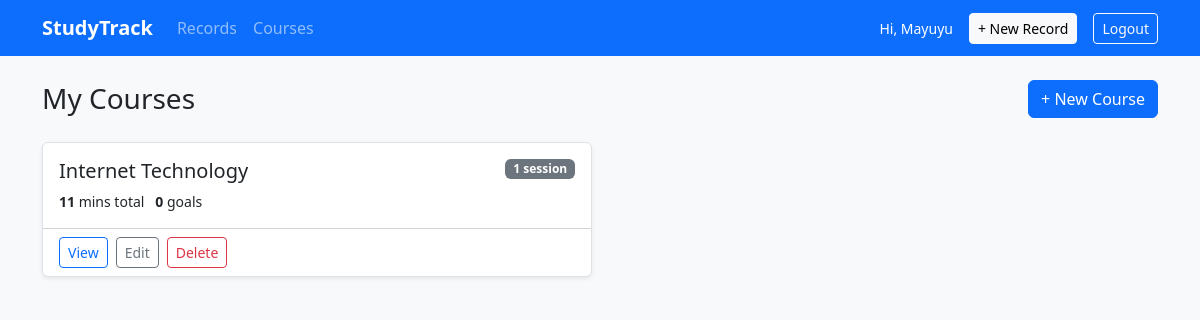
The app's page /courses/ (signed in) with its own data.
### tracker/models.py (models this page shows, shortened)
class Course(models.Model):
    user = models.ForeignKey(User, on_delete=models.CASCADE, related_name='courses')
    name = models.CharField(max_length=200)
    description = models.TextField(blank=True)
    created_at = models.DateTimeField(auto_now_add=True)
    def total_mins(self):
        return sum(r.duration_mins for r in self.records.all())

class StudyRecord(models.Model):
    STUDY_TYPES = [
        ('lecture', 'Lecture'),
        ('reading', 'Reading'),
        ('revision', 'Revision'),
        ('practice', 'Practice'),
    ]
    user = models.ForeignKey(User, on_delete=models.CASCADE, related_name='records')
    course = models.ForeignKey(Course, on_delete=models.SET_NULL, null=True, blank=True, related_name='records')
    title = models.CharField(max_length=200)
    study_type = models.CharField(max_length=50, choices=STUDY_TYPES)
    duration_mins = models.PositiveIntegerField()
    study_date = models.DateField()
    reflection_note = models.TextField(blank=True)
    updated_at = models.DateTimeField(auto_now=True)

### tracker/views.py (the view)
# urls.py: path('courses/', views.course_list, name='course_list'),
@login_required
def course_list(request):
    courses = Course.objects.filter(user=request.user).prefetch_related('records', 'goals')
    return render(request, 'tracker/course_list.html', {'courses': courses})

### tracker/templates/tracker/course_list.html (shortened to what this page needs)
{% extends 'tracker/base.html' %}
{% block content %}
<div class="d-flex justify-content-between align-items-center mb-4">
  <h1 class="h3 mb-0">My Courses</h1>
  <a href="{% url 'course_create' %}" class="btn btn-primary">+ New Course</a>
</div>
{% if courses %}
<div class="row g-3">
  {% for course in courses %}
  <div class="col-md-6">
    <article class="card shadow-sm h-100 record-card" aria-label="Course: {{ course.name }}">
      <div class="card-body">
        <div class="d-flex justify-content-between align-items-start mb-2">
          <h2 class="h5 mb-0">
            <a href="{% url 'course_detail' course.pk %}" class="text-decoration-none text-dark">
              {{ course.name }}
            </a>
          </h2>
          <span class="badge bg-secondary">{{ course.records.count }} session{{ course.records.count|pluralize }}</span>
        </div>
        <p class="small mb-0">
          <strong>{{ course.total_mins }}</strong> mins total &nbsp;
          <strong>{{ course.goals.count }}</strong> goal{{ course.goals.count|pluralize }}
        </p>
      </div>
      <div class="card-footer bg-transparent d-flex gap-2">
        <a href="{% url 'course_detail' course.pk %}" class="btn btn-outline-primary btn-sm">View</a>
        <a href="{% url 'course_edit' course.pk %}" class="btn btn-outline-secondary btn-sm">Edit</a>
        <a href="{% url 'course_delete' course.pk %}" class="btn btn-outline-danger btn-sm">Delete</a>
      </div>
    </article>
  </div>
  {% endfor %}
</div>
{% else %}
<div class="empty-state text-center" role="status">
  <p class="fs-5">No courses yet.</p>
  <a href="{% url 'course_create' %}" class="btn btn-primary">Add your first course</a>
</div>
{% endif %}
{% endblock %}

### tracker/templates/tracker/base.html (shortened to what this page needs)
{% load static %}
<!DOCTYPE html>
<html lang="en">
<head>
  <link href="https://cdn.jsdelivr.net/npm/bootstrap@5.3.0/dist/css/bootstrap.min.css" rel="stylesheet">
  <link rel="stylesheet" href="{% static 'tracker/style.css' %}">
</head>
<body class="bg-light">
  {% if user.is_authenticated %}
  <nav class="navbar navbar-expand-lg navbar-dark bg-primary mb-4" role="navigation" aria-label="Main navigation">
    <div class="container">
      <a class="navbar-brand fw-bold" href="{% url 'record_list' %}">StudyTrack</a>
      <div class="collapse navbar-collapse" id="navbarMenu">
        <ul class="navbar-nav me-auto mb-2 mb-lg-0">
          <li class="nav-item">
            <a class="nav-link" href="{% url 'record_list' %}">Records</a>
          </li>
          <li class="nav-item">
            <a class="nav-link" href="{% url 'course_list' %}">Courses</a>
          </li>
        </ul>
        <div class="d-flex align-items-center gap-3">
          <span class="text-white small">Hi, {{ user.username }}</span>
          <a href="{% url 'record_create' %}" class="btn btn-light btn-sm">+ New Record</a>
          <a href="{% url 'logout' %}" class="btn btn-outline-light btn-sm">Logout</a>
        </div>
      </div>
    </div>
  </nav>
  {% endif %}
  <main id="main-content" class="container pb-5">
    {% block content %}{% endblock %}
  </main>
</body>
</html>

### tracker/static/tracker/style.css (style rules this page uses)
.record-card { transition: transform 0.15s ease, box-shadow 0.15s ease; border: 1px solid #dee2e6; }

### records on screen
Course: name "Internet Technology", records.count "1", total_mins "11", goals.count "0"

### other values on screen
{{ user.username }} "Mayuyu"
